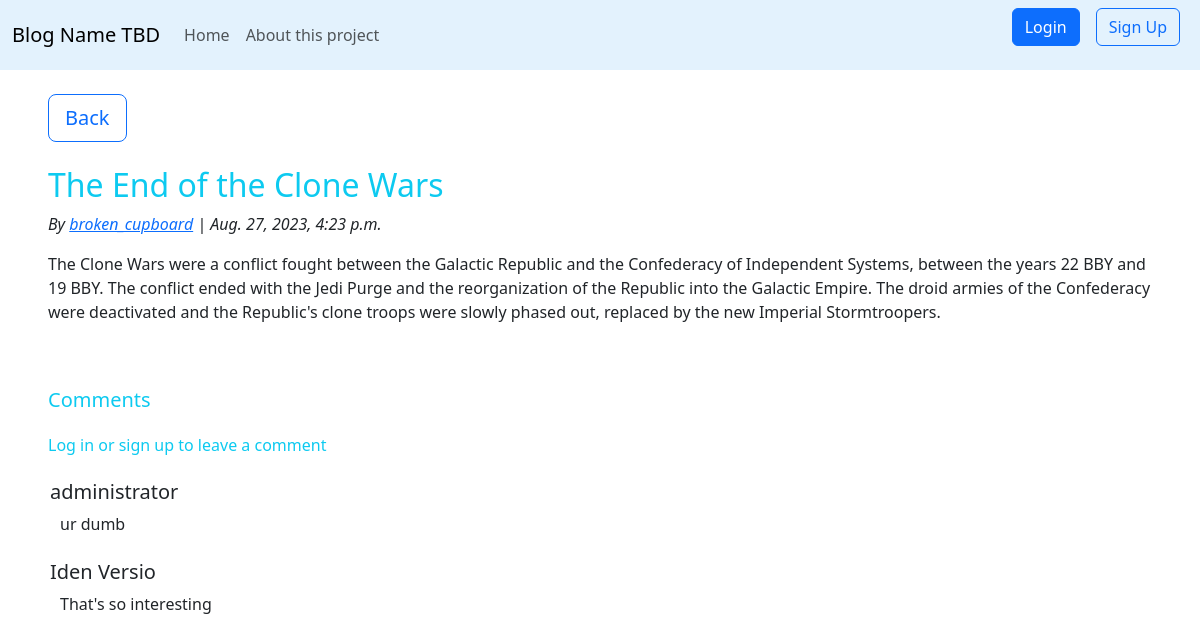
Page /article/5 on the committed database.
### blogApp/models.py (models this page shows, shortened)
class Blog_Post(models.Model):
    user_name = models.CharField(max_length=122)
    title = models.CharField(max_length=122, default="")
    post_content = models.TextField()
    date = models.DateTimeField()

class Comments(models.Model):
    user_name = models.CharField(max_length=122)
    comment = models.TextField()
    art_id = models.ForeignKey(Blog_Post, on_delete=models.CASCADE)

### blogApp/views.py (the view, shortened to what this page needs)
# urls.py: path('article/<number>', views.display_post, name='display'),
def display_post (request, number):
    if request.method=='GET':
        post = Blog_Post.objects.get(id=number)
        comm = Comments.objects.filter(art_id=post)
        context={
            'post':post,
            'comm':comm
        }
        return render (request, 'display.html', context)

### templates/display.html (shortened to what this page needs)
{% extends 'base.html' %}
{% block body %}
    <div class="mx-5">
        <a type="button" class="btn btn-outline-primary btn-lg mr-2 mt-4 " href="{% url 'blogApp:home' %}">Back</a>
    </div>
    <h2 class="text-info mx-5 mt-4">{{post.title}}</h2>
    <i class="mx-5">By <a href="{% url 'blogApp:user' post.user_name %}">{{post.user_name}}</a> | {{post.date}} </i>
    <p class="mx-5 my-3">{{post.post_content}}</p>
    <br>
    <h5 class="text-info mx-5 mt-4">Comments</h5>
    {% if user.is_authenticated%}
    <div class="col-6">
    <form action="{% url 'blogApp:display' post.pk %}" method="post" class="mx-5" >
        {% csrf_token %}
        <input type="text" class="form-control" id="comment" name="comment" aria-describedby="comdis" placeholder="Leave a comment">
        <small id="comdis" class="form-text text-muted px-2">You are commenting as {{user.get_username}}.</small>
        <br>
        <button type="submit" class="btn btn-outline-secondary my-3 mx-1" href="{% url 'blogApp:display' post.pk %}">Submit</button>
    </form>
    </div>
    {% else%}
        <h6 class="text-info align-middle mx-5 mt-4">Log in or sign up to leave a comment</h6>
    {% endif %}
    <div style="margin-left: 50px">
        {% for entry in comm %}
            <h5 class="mt-4">{{entry.user_name}}</h5>
            <p style="margin-left: 10px">{{entry.comment}}</p>
        {% endfor %}
    </div>
{% endblock body %}

### rows in the picture
Blog_Post: title "The End of the Clone Wars", user_name "broken_cupboard", date "Aug. 27, 2023, 4:23 p.m.", post_content "The Clone Wars were a conflict fought between the Galactic Republic and the Confederacy of Independent Systems, between the years 22 BBY and 19 BBY. The conflict ended with the Jedi Purge and the reorganization of the Republic into the Galactic Empire. The droid armies of the Confederacy were deactivated and the Republic's clone troops were slowly phased out, replaced by the new Imperial Stormtroopers."
Comments: user_name "administrator", comment "ur dumb"
Comments: user_name "Iden Versio", comment "That's so interesting"
